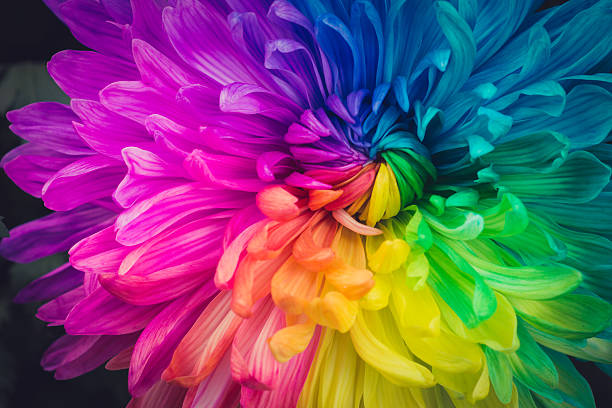
#> input picture Q1_desat_grayscale/pre_image.jpg, 612 x 408 px, found by its file name
$ python desaturation.py
#> lines starting #> are read from the running program, lines starting #| are printed output that depends on the picture
from PIL import Image

def desaturation_grayscale(
    in_img = "C:\\Users\\admin\\Desktop\\Sem 6\\DIP\\Desaturation_grayscale\\pre_image.jpg",
    op_img = "C:\\Users\\admin\\Desktop\\Sem 6\\DIP\\Desaturation_grayscale\\post_image.jpg"
):
    try:
        img = Image.open(in_img).convert("RGB")
#> img is the input picture: PIL image 612x408 RGB; mean R, G, B 116, 80.3, 107.9
        width, height = img.size
#> width = 612; height = 408

        grayscale_img = Image.new("L", (width, height))
#> grayscale_img: PIL image 612x408 L; every value is 0

        for x in range(width):
            for y in range(height):
                r, g, b = img.getpixel((x, y))
                max_val = max(r, g, b)
                min_val = min(r, g, b)

                gray_value = (max_val + min_val) // 2
                grayscale_img.putpixel((x, y), gray_value)
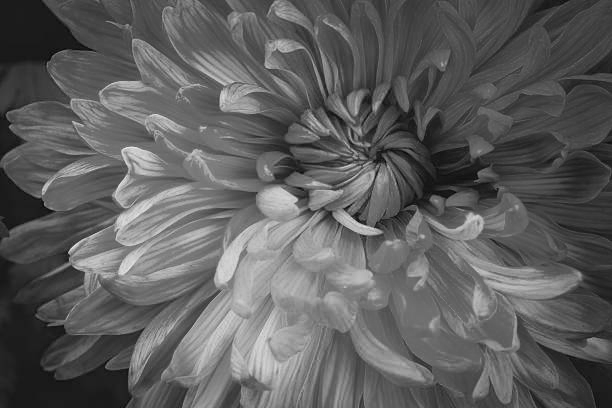
#> grayscale_img: PIL image 612x408 L; min 5, max 236, mean 94.4

        grayscale_img.save(op_img)
        print(f"Successfully converted '{in_img}' to grayscale and saved as '{op_img}'")

    except FileNotFoundError:
        print(f"Error: Input file not found at {in_img}")
    except Exception as e:
        print(f"An error occurred: {e}")


if __name__ == "__main__":
    desaturation_grayscale()
